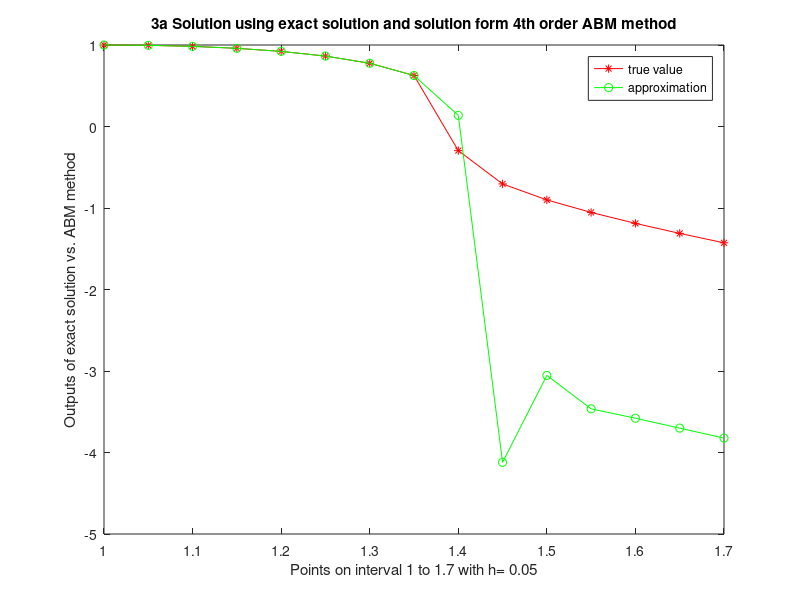
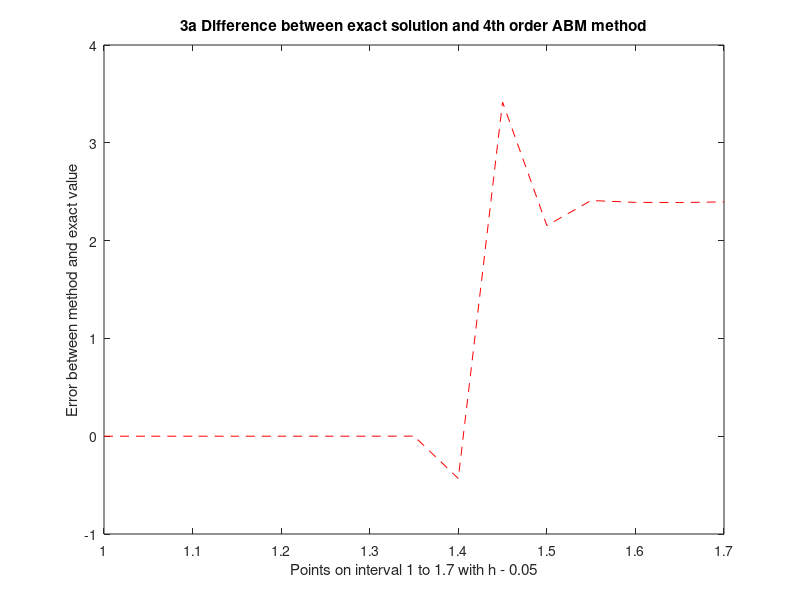

These charts were generated, in order, by the following MATLAB code:
% Assignment 5
% Problem 3
% PART a
%
% solve the given ode with a 4th order Adams-Bashforth-Moulten method using
% Runge-Kutta startup
% stepsize h = 0.05
% interval [a,b] = [1 , 1.7]
%
% first use 4th order RK to get some initial points
clc
%close all
clear all
h=0.05;                      % step size
h24 = h/24;
t = 1:h:1.7;                
y = zeros(1,length(t));     % vector for the corrector

y(1) = 1;                     % initial condition

f = @(t,y) y/t - t^2/y^2;  

for i=1:3         % calculation loop
    k1 = f(t(i),y(i));
    k2 = f(t(i)+0.5*h,y(i)+0.5*h*k1);
    k3 = f((t(i)+0.5*h),(y(i)+0.5*h*k2));
    k4 = f((t(i)+h),(y(i)+k3*h));
    phi = (1/6)*(k1+2*k2+2*k3+k4);
     
    y(i+1) = y(i) + phi*h;
end
% vector to store function evaluations
fval = zeros(1,length(t));

fval(1) = f(t(1),y(1));
fval(2) = f(t(2),y(2));
fval(3) = f(t(3),y(3));
fval(4) = f(t(4),y(4));

for i = 4:length(t)-1;
    %Predictor
    y(i+1)= y(i) + ...
        (55 .* fval(i) - 59 .* fval(i-1) + ...
        37 .* fval(i-2) - 9 .* fval(i-3))...
        .* h24;
    %Evaluate
    fval(i+1) = f(t(i+1), y(i+1));
    %Corrector
    y(i+1) = y(i) + ...
        (9 .* fval(i+1) + 19 .* fval(i) - ...
        5 .* fval(i-1) + fval(i-2))...
        .* h24;
     %Evaluate
    fval(i+1) = f(t(i+1), y(i+1));
end
% now calculate the exact values
true = inline('t .* sign(1 - 3*log(t)) .* abs(1 - 3 * log(t)).^(1/3)');

figure
plot(t, true(t), '*-r',  t, (y), 'go-')
title('3a Solution using exact solution and solution form 4th order ABM method')
xlabel('Points on interval 1 to 1.7 with h= 0.05')
ylabel('Outputs of exact solution vs. ABM method')
legend('true value' , 'approximation')
%
figure
plot(t , true(t)-(y), '--r')
title('3a Difference between exact solution and 4th order ABM method')
xlabel('Points on interval 1 to 1.7 with h - 0.05')
ylabel('Error between method and exact value')
% print out the results
disp(' '); disp('Solution Values'); disp(' '); disp(' t     ABM              exact');...
    disp(' ================================================================');...
    for i = 1:length(t) disp(sprintf(' %4.2f%15.10f%15.10f%15.10f%15.10f',... 
        t(i),y(i),true(t(i)))); end
disp(' '); disp('Errors'); disp(' '); disp(' t       ABM ');...
    disp(' =================================================');...
    for i = 1:length(t) disp(sprintf(' %4.2f%15.10f%15.10f%15.10f',t(i),y(i)-true(t(i)) ... 
       )); end
